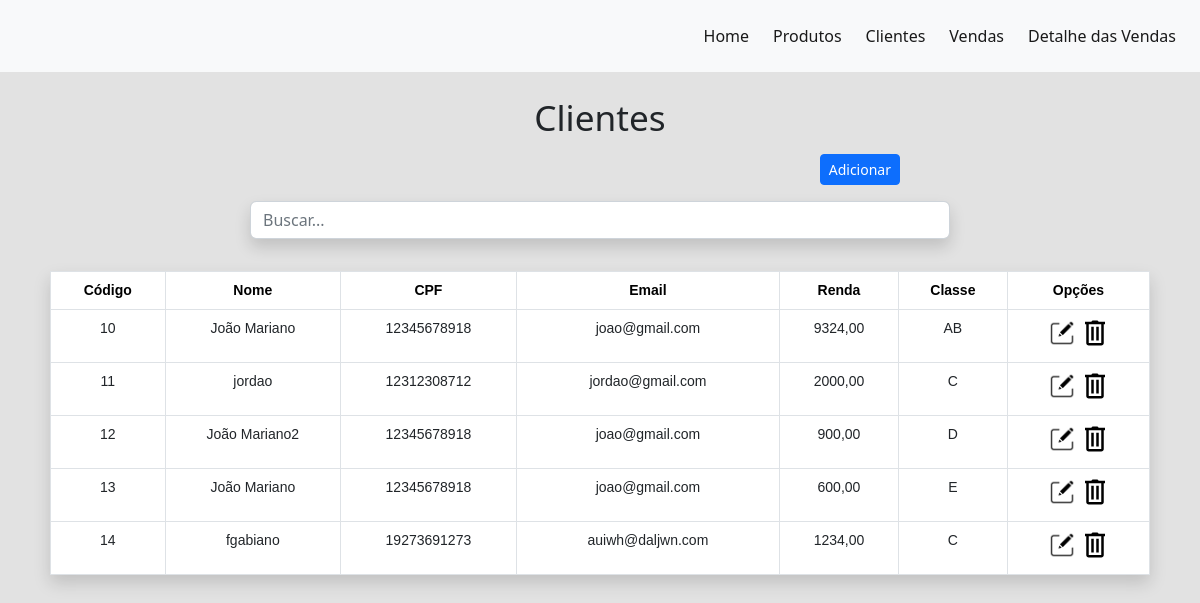
/clientes/lista/, run on an earlier commit of the app's database.
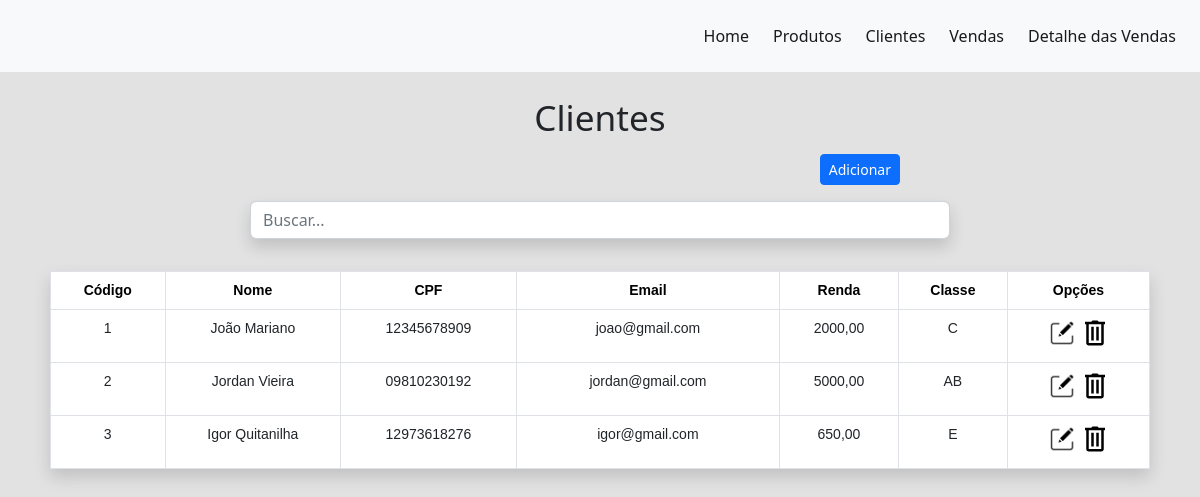
And on a later commit of the database.
### apps/clientes/models.py (models this page shows, shortened)
class Cliente(models.Model):
    cod_cliente = models.AutoField(primary_key=True)
    nome_cliente = models.CharField(max_length=100)
    cpf = models.CharField(max_length=11)
    email = models.EmailField(max_length=100)
    renda = models.DecimalField(max_digits=20, decimal_places=2)
    classe = models.CharField(max_length=2)

### apps/clientes/views.py (the view)
# urls.py: path('lista/', cliente_lista, name='cliente_lista'),
def cliente_lista(request):
    data = {}
    search = request.GET.get('search')
    if search:
        data['db'] = Cliente.objects.filter(nome_cliente__icontains=search) | Cliente.objects.filter(
            cod_cliente__icontains=search) | Cliente.objects.filter(cpf__icontains=search)
    else:
        data['db'] = Cliente.objects.all()
    return render(request, 'clientes/lista.html', data)

### templates/clientes/lista.html (shortened to what this page needs)
{% extends 'model/base.html' %}
{% block content %}
<div class="col-11 col-xxl-6 col-sm-8 m-auto text-center">
    <h1>Clientes</h1>
</div>
<div class="col-6 col-xxl-4 col-sm-6 m-auto pt-2 pb-2" style="text-align: right;">
    <a href="{% url 'cliente_form' %}" class="btn btn-sm btn-primary">Adicionar</a>
</div>
<div class="col-8 col-xxl-5 col-sm-7 m-auto pt-2 pb-2" style="text-align: right;">
    <form method="get">
        <input type="text" id="search" name="search" class="form-control shadow" placeholder="Buscar...">
    </form>
</div>
<div class="col-11 m-auto pt-4 pb-2 text-center">
    <table class="table table-bordered bg-white shadow">
        <thead class="primary">
            <tr class="tabelaFtpd">
                <th scope="col">Código</th>
                <th scope="col">Nome</th>
                <th scope="col">CPF</th>
                <th scope="col" style="min-width: 150px;">Email</th>
                <th scope="col">Renda</th>
                <th scope="col">Classe</th>
                <th scope="col">Opções</th>
            </tr>
        </thead>
        <tbody>
            {% for dbs in db %}
            <tr>
                <td>{{dbs.cod_cliente}}</td>
                <td>{{dbs.nome_cliente}}</td>
                <td>{{dbs.cpf}}</td>
                <td>{{dbs.email}}</td>
                <td>{{dbs.renda}}</td>
                <td>{{dbs.classe}}</td>
                <td class="group">
                    {% load static %}
                    <a class="icon" href="{% url 'cliente_edit' pk=dbs.cod_cliente %}">
                        <img src="{% static 'image/editar.png' %}" title="Editar" alt="Editar">
                    </a>
                    <a class="icon btnDel" href="{% url 'cliente_delete' pk=dbs.cod_cliente %}">
                        <img src="{% static 'image/trash.svg' %}" title="Deletar" alt="Deletar">
                    </a>
                </td>
            </tr>
            {% endfor %}
        </tbody>
    </table>
</div>
{% endblock %}

What changed in the data, as far as the page shows it:
removed Cliente: cod_cliente "10", nome_cliente "João Mariano", cpf "12345678918", email "joao@gmail.com", renda "9324,00", classe "AB"
removed Cliente: cod_cliente "11", nome_cliente "jordao", cpf "12312308712", email "jordao@gmail.com", renda "2000,00", classe "C"
removed Cliente: cod_cliente "12", nome_cliente "João Mariano2", cpf "12345678918", email "joao@gmail.com", renda "900,00", classe "D"
removed Cliente: cod_cliente "13", nome_cliente "João Mariano", cpf "12345678918", email "joao@gmail.com", renda "600,00", classe "E"
removed Cliente: cod_cliente "14", nome_cliente "fgabiano", cpf "19273691273", email "auiwh@daljwn.com", renda "1234,00", classe "C"
added Cliente: cod_cliente "1", nome_cliente "João Mariano", cpf "12345678909", email "joao@gmail.com", renda "2000,00", classe "C"
added Cliente: cod_cliente "2", nome_cliente "Jordan Vieira", cpf "09810230192", email "jordan@gmail.com", renda "5000,00", classe "AB"
added Cliente: cod_cliente "3", nome_cliente "Igor Quitanilha", cpf "12973618276", email "igor@gmail.com", renda "650,00", classe "E"
